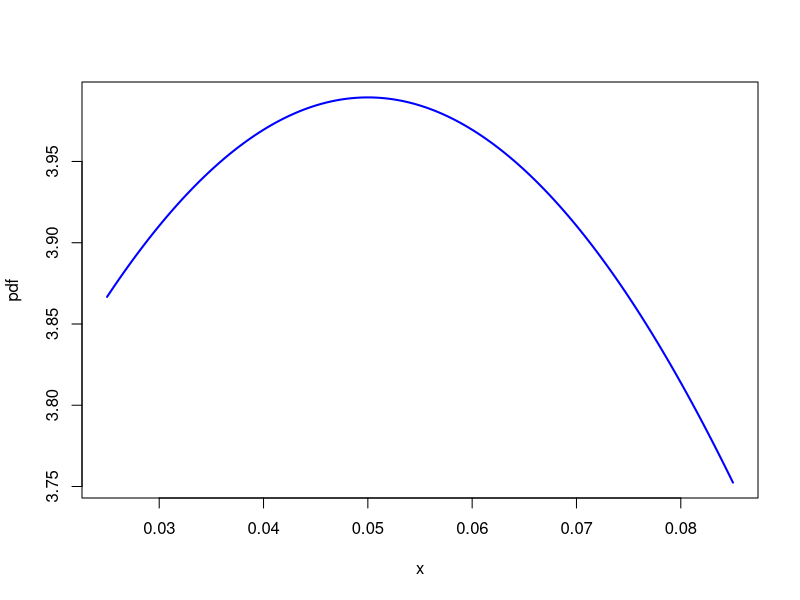
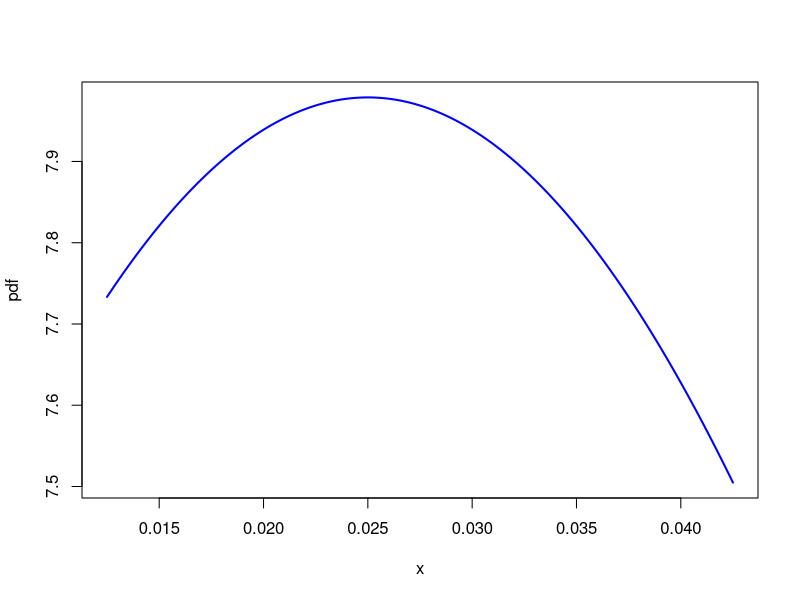
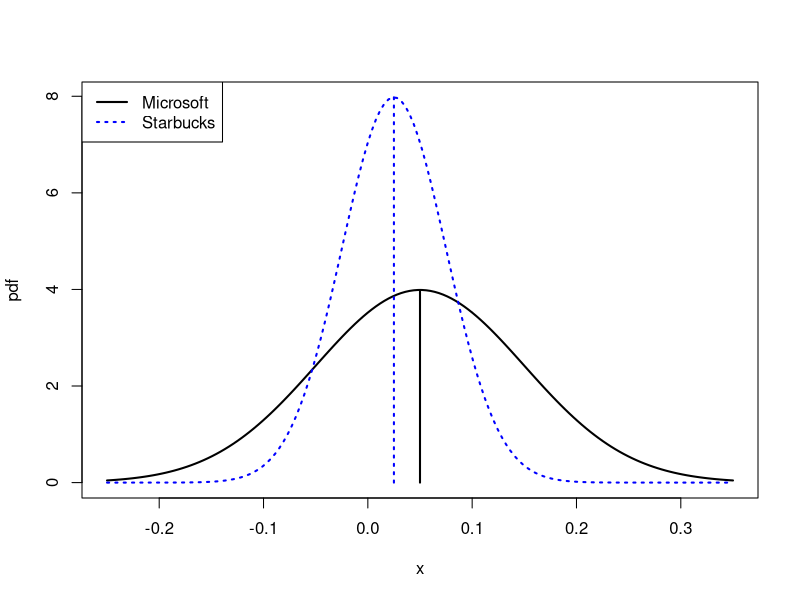
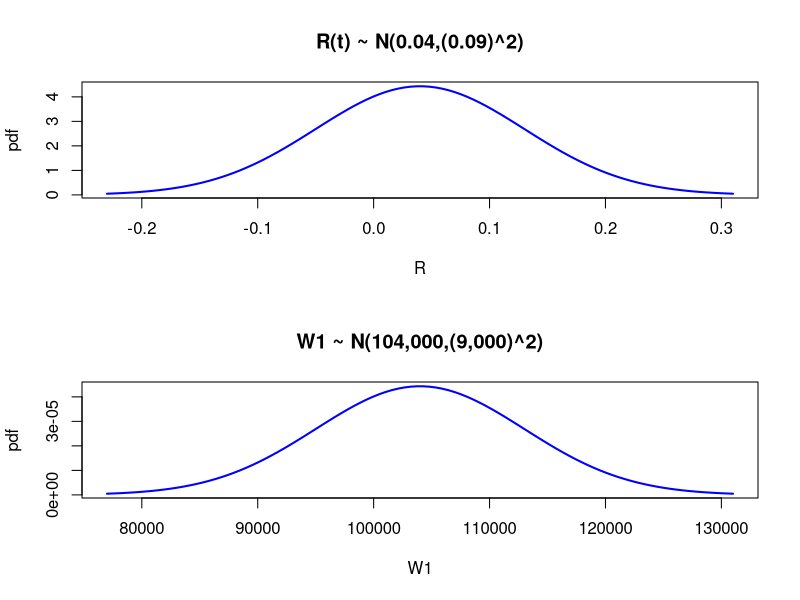
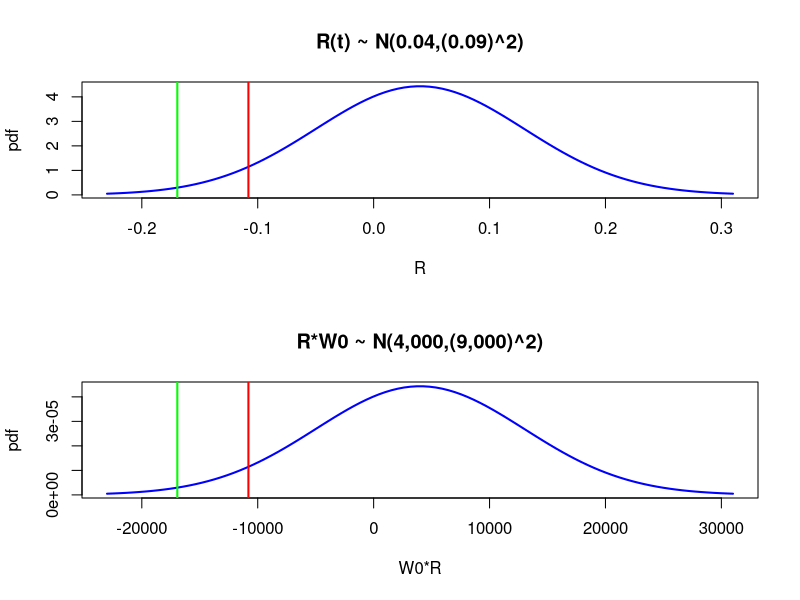

These charts were generated, in order, by the following R code:
options(digits = 4)

#1

# Microsoft: X ~ N(0.05, (0.10)^2
mu.r = 0.05
sd.r = 0.10
x.vals = seq(-0.25, 0.35, length=150)*sd.r + mu.r
plot(x.vals, dnorm(x.vals, mean=mu.r, sd=sd.r), type="l", lwd=2, 
     col="blue", xlab="x", ylab="pdf")
pnorm(-0.5, mean=0.05, sd=0.1)
pnorm(0, mean=0.05, sd=0.1)
1 - pnorm(0.5, mean=0.05, sd=0.1)
1 - pnorm(1, mean=0.05, sd=0.1)

a.vals = c(0.01, 0.05, 0.95, 0.99)
qnorm(a.vals, mean=0.05, sd=0.1)


# Starbucks: R ~ N(0.025, (0.05)^2)
mu.r = 0.025
sd.r = 0.05
x.vals = seq(-0.25, 0.35, length=150)*sd.r + mu.r
plot(x.vals, dnorm(x.vals, mean=mu.r, sd=sd.r), type="l", lwd=2, 
     col="blue", xlab="x", ylab="pdf")
pnorm(-0.5, mean=0.025, sd=0.05)
pnorm(0, mean=0.025, sd=0.05)
1 - pnorm(0.5, mean=0.025, sd=0.05)
1 - pnorm(1, mean=0.025, sd=0.05)

a.vals = c(0.01, 0.05, 0.95, 0.99)
qnorm(a.vals, mean=0.025, sd=0.05)


# risk-return tradeoff
mu.r = 0.05
sd.r = 0.1
x.vals = seq(-3, 3, length=150)*sd.r + mu.r
plot(x.vals, dnorm(x.vals, mean=mu.r, sd=sd.r), type="l", lwd=2, 
     ylim=c(0, max(dnorm(x.vals, mean=0.025, sd=0.05))),
     col="black", xlab="x", ylab="pdf")
points(x.vals, dnorm(x.vals, mean=0.025, sd=0.05), type="l", lwd=2,
       col="blue", lty="dotted")
segments(0.05, 0, 0.05, dnorm(0.05, mean=0.05, sd=0.1), lwd=2)
segments(0.025, 0, 0.025, dnorm(0.025, mean=0.025, sd=0.05), lwd=2, 
         col="blue", lty="dotted")
legend(x="topleft", legend=c("Microsoft", "Starbucks"), lwd=2,
       col=c("black", "blue"), lty=c("solid","dotted"))
# Microsoft has a high mean but a large standard deviation.
# Therefore, the Microsoft's risk is high.
# Starbucks has a lower mean than Microsoft's, but a smaller standard deviation.
# Therefore, the Starbuck's risk is low.




#2

# Value-at-Risk calculations
#
# R(t) ~ N(0.04, (0.09)^2)
# W = 100000
w0 = 100000
# plot return and wealth distributions
mu.R = 0.04
sd.R = 0.09
R.vals = seq(from=(mu.R - 3*sd.R), to=(mu.R + 3*sd.R), length = 100)
mu.w1 = 104000
sd.w1 = 9000
w1.vals = seq(from=(mu.w1 - 3*sd.w1), to=(mu.w1 + 3*sd.w1), length = 100)

par(mfrow=c(2,1))
# plot return density
plot(R.vals, dnorm(R.vals, mean=mu.R, sd=sd.R), type="l", 
     main="R(t) ~ N(0.04,(0.09)^2)", xlab="R", ylab="pdf",
     lwd=2, col="blue")
# plot wealth density
plot(w1.vals, dnorm(w1.vals, mean=mu.w1, sd=sd.w1), type="l", 
     main="W1 ~ N(104,000,(9,000)^2)", xlab="W1", ylab="pdf",
     lwd=2, col="blue")
par(mfrow=c(1,1))

# Pr(W1 < 90000)
pnorm(90000, mu.w1, sd.w1)
qnorm(pnorm(90000, mu.w1, sd.w1), mu.w1, sd.w1)

# compute 5% quantile of return and wealth distributions
q.R.05 = qnorm(0.05, mu.R, sd.R)
q.R.05
q.w1.05 = qnorm(0.05, mu.w1, sd.w1)
q.w1.05

# compute 5% VaR using return quantile
w0*q.R.05

# compute 5% VaR using wealth quantile
q.w1.05 - w0

# compute 1% quantile of return and wealth distributions
q.R.01 = qnorm(0.01, mu.R, sd.R)
q.R.01
q.w1.01 = qnorm(0.01, mu.w1, sd.w1)
q.w1.01

# compute 1% VaR using return quantile
w0*q.R.01

# compute 1% VaR using wealth quantile
q.w1.01 - w0

# plot return and loss distributions with VaR
loss.vals = w0*R.vals
mu.loss = w0*mu.R
sd.loss = w0*sd.R
par(mfrow=c(2,1))
# plot return density
plot(R.vals, dnorm(R.vals, mean=mu.R, sd=sd.R), type="l", 
     main="R(t) ~ N(0.04,(0.09)^2)", xlab="R", ylab="pdf",
     lwd=2, col="blue")
abline(v=q.R.05, lwd=2, col="red")     
abline(v=q.R.01, lwd=2, col="green")
# plot wealth density
plot(loss.vals, dnorm(loss.vals, mean=mu.loss, sd=sd.loss), type="l", 
     main="R*W0 ~ N(4,000,(9,000)^2)", xlab="W0*R", ylab="pdf",
     lwd=2, col="blue")
abline(v=q.R.05*w0, lwd=2, col="red")       
abline(v=q.R.01*w0, lwd=2, col="green")
par(mfrow=c(1,1))

# VaR example
mu.R = 0.04
sd.R = 0.09
w0 = 100000
q.01.R = mu.R + sd.R*qnorm(0.01)
q.05.R = mu.R + sd.R*qnorm(0.05)
VaR.01 = abs(q.01.R*w0)
VaR.05 = abs(q.05.R*w0)
VaR.01
VaR.05


# 3

w0 = 100000
# monthly VaR
mu.r = 0.04
sd.r = 0.09
q.01.R = exp(mu.r + sd.r*qnorm(0.01)) - 1
q.05.R = exp(mu.r + sd.r*qnorm(0.05)) - 1
VaR.01 = abs(q.01.R*w0)
VaR.05 = abs(q.05.R*w0)
VaR.01
VaR.05

# annual VaR
mu.r = 0.04*12
sd.r = 0.09*sqrt(12)
q.01.R = exp(mu.r + sd.r*qnorm(0.01)) - 1
q.05.R = exp(mu.r + sd.r*qnorm(0.05)) - 1
VaR.01 = abs(q.01.R*w0)
VaR.05 = abs(q.05.R*w0)
VaR.01
VaR.05
